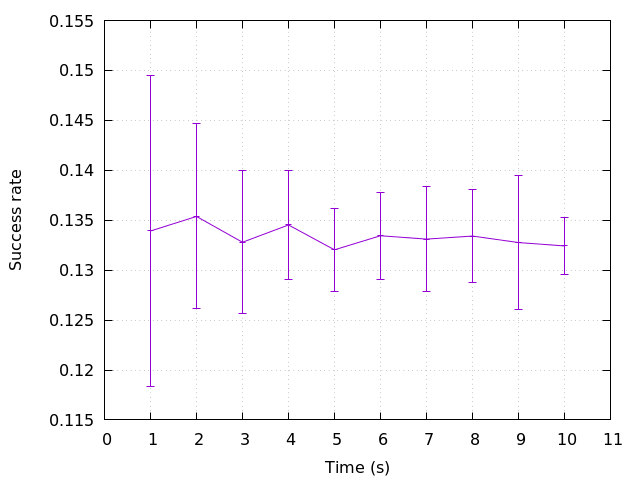

Recreate this plot in gnuplot.
set datafile separator ','
set terminal pngcairo
set output 'fig.png'
set xlabel 'Time (s)'
set ylabel 'Success rate'
set grid

set offset graph 0.05, graph 0.05, graph 0.05, graph 0.05


plot 'mean.csv' w l lt 1 notitle, \
	'mean.csv' using 1:2:3 w yerrorbars notitle lt 1

